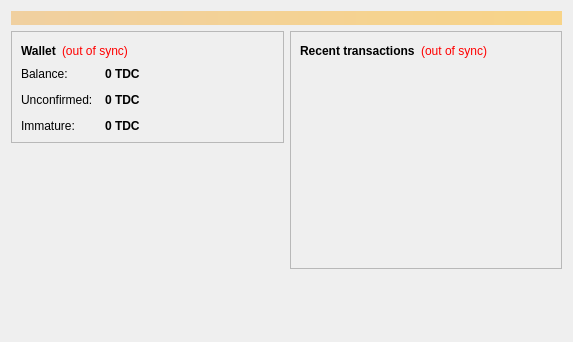
<?xml version="1.0" encoding="UTF-8"?>
<ui version="4.0">
 <class>OverviewPage</class>
 <widget class="QWidget" name="OverviewPage">
  <property name="geometry">
   <rect>
    <x>0</x>
    <y>0</y>
    <width>573</width>
    <height>342</height>
   </rect>
  </property>
  <property name="windowTitle">
   <string>Form</string>
  </property>
  <layout class="QVBoxLayout" name="topLayout">
   <item>
    <widget class="QLabel" name="labelAlerts">
     <property name="visible">
      <bool>false</bool>
     </property>
     <property name="styleSheet">
      <string notr="true">background-color: qlineargradient(x1: 0, y1: 0, x2: 1, y2: 0, stop:0 #F0D0A0, stop:1 #F8D488); color:#000000;</string>
     </property>
     <property name="wordWrap">
      <bool>true</bool>
     </property>
     <property name="margin">
      <number>3</number>
     </property>
    </widget>
   </item>
   <item>
    <layout class="QHBoxLayout" name="horizontalLayout" stretch="1,1">
     <item>
      <layout class="QVBoxLayout" name="verticalLayout_2">
       <item>
        <widget class="QFrame" name="frame">
         <property name="frameShape">
          <enum>QFrame::StyledPanel</enum>
         </property>
         <property name="frameShadow">
          <enum>QFrame::Raised</enum>
         </property>
         <layout class="QVBoxLayout" name="verticalLayout_4">
          <item>
           <layout class="QHBoxLayout" name="horizontalLayout_4">
            <item>
             <widget class="QLabel" name="label_5">
              <property name="font">
               <font>
                <weight>75</weight>
                <bold>true</bold>
               </font>
              </property>
              <property name="text">
               <string>Wallet</string>
              </property>
             </widget>
            </item>
            <item>
             <widget class="QLabel" name="labelWalletStatus">
              <property name="toolTip">
               <string>The displayed information may be out of date. Your wallet automatically synchronizes with the TerryDavisCoin network after a connection is established, but this process has not completed yet.</string>
              </property>
              <property name="styleSheet">
               <string notr="true">QLabel { color: red; }</string>
              </property>
              <property name="text">
               <string notr="true">(out of sync)</string>
              </property>
              <property name="alignment">
               <set>Qt::AlignLeading|Qt::AlignLeft|Qt::AlignVCenter</set>
              </property>
             </widget>
            </item>
            <item>
             <spacer name="horizontalSpacer_2">
              <property name="orientation">
               <enum>Qt::Horizontal</enum>
              </property>
              <property name="sizeHint" stdset="0">
               <size>
                <width>40</width>
                <height>20</height>
               </size>
              </property>
             </spacer>
            </item>
           </layout>
          </item>
          <item>
           <layout class="QFormLayout" name="formLayout_2">
            <property name="fieldGrowthPolicy">
             <enum>QFormLayout::AllNonFixedFieldsGrow</enum>
            </property>
            <property name="horizontalSpacing">
             <number>12</number>
            </property>
            <property name="verticalSpacing">
             <number>12</number>
            </property>
            <item row="0" column="0">
             <widget class="QLabel" name="label">
              <property name="text">
               <string>Balance:</string>
              </property>
             </widget>
            </item>
            <item row="0" column="1">
             <widget class="QLabel" name="labelBalance">
              <property name="font">
               <font>
                <weight>75</weight>
                <bold>true</bold>
               </font>
              </property>
              <property name="cursor">
               <cursorShape>IBeamCursor</cursorShape>
              </property>
              <property name="toolTip">
               <string>Your current balance</string>
              </property>
              <property name="text">
               <string notr="true">0 TDC</string>
              </property>
              <property name="textInteractionFlags">
               <set>Qt::LinksAccessibleByMouse|Qt::TextSelectableByKeyboard|Qt::TextSelectableByMouse</set>
              </property>
             </widget>
            </item>
            <item row="1" column="0">
             <widget class="QLabel" name="label_3">
              <property name="text">
               <string>Unconfirmed:</string>
              </property>
             </widget>
            </item>
            <item row="1" column="1">
             <widget class="QLabel" name="labelUnconfirmed">
              <property name="font">
               <font>
                <weight>75</weight>
                <bold>true</bold>
               </font>
              </property>
              <property name="cursor">
               <cursorShape>IBeamCursor</cursorShape>
              </property>
              <property name="toolTip">
               <string>Total of transactions that have yet to be confirmed, and do not yet count toward the current balance</string>
              </property>
              <property name="text">
               <string notr="true">0 TDC</string>
              </property>
              <property name="textInteractionFlags">
               <set>Qt::LinksAccessibleByMouse|Qt::TextSelectableByKeyboard|Qt::TextSelectableByMouse</set>
              </property>
             </widget>
            </item>
            <item row="2" column="0">
             <widget class="QLabel" name="labelImmatureText">
              <property name="text">
               <string>Immature:</string>
              </property>
             </widget>
            </item>
            <item row="2" column="1">
             <widget class="QLabel" name="labelImmature">
              <property name="font">
               <font>
                <weight>75</weight>
                <bold>true</bold>
               </font>
              </property>
              <property name="toolTip">
               <string>Mined balance that has not yet matured</string>
              </property>
              <property name="text">
               <string notr="true">0 TDC</string>
              </property>
              <property name="textInteractionFlags">
               <set>Qt::LinksAccessibleByMouse|Qt::TextSelectableByKeyboard|Qt::TextSelectableByMouse</set>
              </property>
             </widget>
            </item>
           </layout>
          </item>
         </layout>
        </widget>
       </item>
       <item>
        <spacer name="verticalSpacer">
         <property name="orientation">
          <enum>Qt::Vertical</enum>
         </property>
         <property name="sizeHint" stdset="0">
          <size>
           <width>20</width>
           <height>40</height>
          </size>
         </property>
        </spacer>
       </item>
      </layout>
     </item>
     <item>
      <layout class="QVBoxLayout" name="verticalLayout_3">
       <item>
        <widget class="QFrame" name="frame_2">
         <property name="frameShape">
          <enum>QFrame::StyledPanel</enum>
         </property>
         <property name="frameShadow">
          <enum>QFrame::Raised</enum>
         </property>
         <layout class="QVBoxLayout" name="verticalLayout">
          <item>
           <layout class="QHBoxLayout" name="horizontalLayout_2">
            <item>
             <widget class="QLabel" name="label_4">
              <property name="text">
               <string>&lt;b&gt;Recent transactions&lt;/b&gt;</string>
              </property>
             </widget>
            </item>
            <item>
             <widget class="QLabel" name="labelTransactionsStatus">
              <property name="toolTip">
               <string>The displayed information may be out of date. Your wallet automatically synchronizes with the TerryDavisCoin network after a connection is established, but this process has not completed yet.</string>
              </property>
              <property name="styleSheet">
               <string notr="true">QLabel { color: red; }</string>
              </property>
              <property name="text">
               <string notr="true">(out of sync)</string>
              </property>
              <property name="alignment">
               <set>Qt::AlignRight|Qt::AlignTrailing|Qt::AlignVCenter</set>
              </property>
             </widget>
            </item>
            <item>
             <spacer name="horizontalSpacer">
              <property name="orientation">
               <enum>Qt::Horizontal</enum>
              </property>
              <property name="sizeHint" stdset="0">
               <size>
                <width>40</width>
                <height>20</height>
               </size>
              </property>
             </spacer>
            </item>
           </layout>
          </item>
          <item>
           <widget class="QListView" name="listTransactions">
            <property name="styleSheet">
             <string notr="true">QListView { background: transparent; }</string>
            </property>
            <property name="frameShape">
             <enum>QFrame::NoFrame</enum>
            </property>
            <property name="verticalScrollBarPolicy">
             <enum>Qt::ScrollBarAlwaysOff</enum>
            </property>
            <property name="horizontalScrollBarPolicy">
             <enum>Qt::ScrollBarAlwaysOff</enum>
            </property>
            <property name="selectionMode">
             <enum>QAbstractItemView::NoSelection</enum>
            </property>
           </widget>
          </item>
         </layout>
        </widget>
       </item>
       <item>
        <spacer name="verticalSpacer_2">
         <property name="orientation">
          <enum>Qt::Vertical</enum>
         </property>
         <property name="sizeHint" stdset="0">
          <size>
           <width>20</width>
           <height>40</height>
          </size>
         </property>
        </spacer>
       </item>
      </layout>
     </item>
    </layout>
   </item>
  </layout>
 </widget>
 <resources/>
 <connections/>
</ui>
